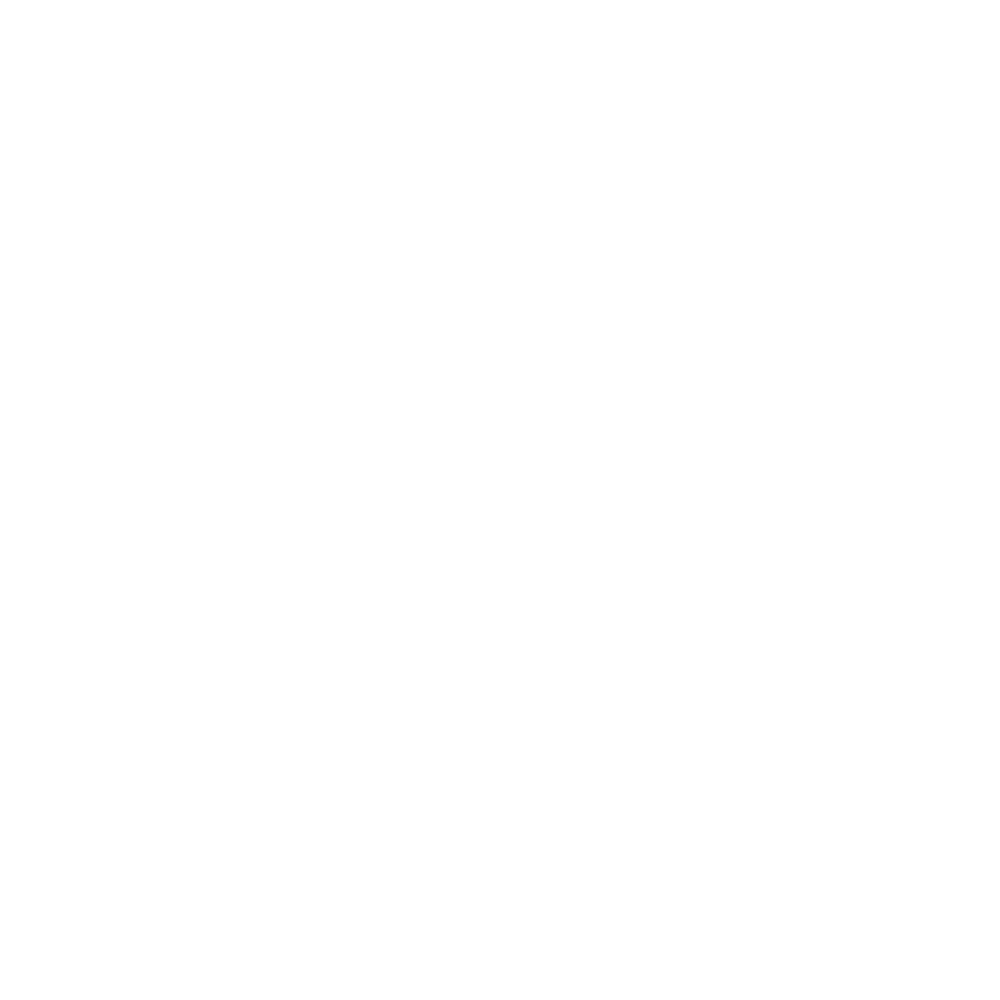
Frame 1 (no input)
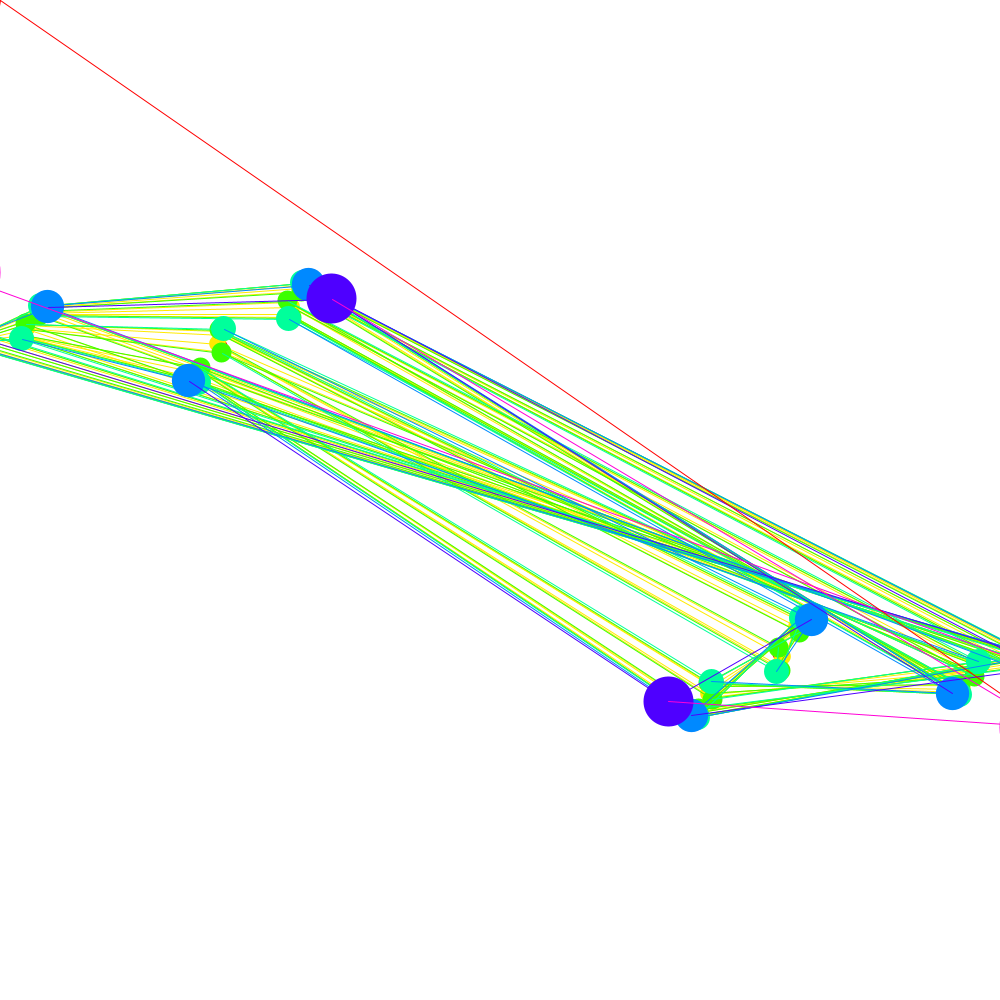
Frame 60 (the mouse pressed at the canvas centre just before this capture)
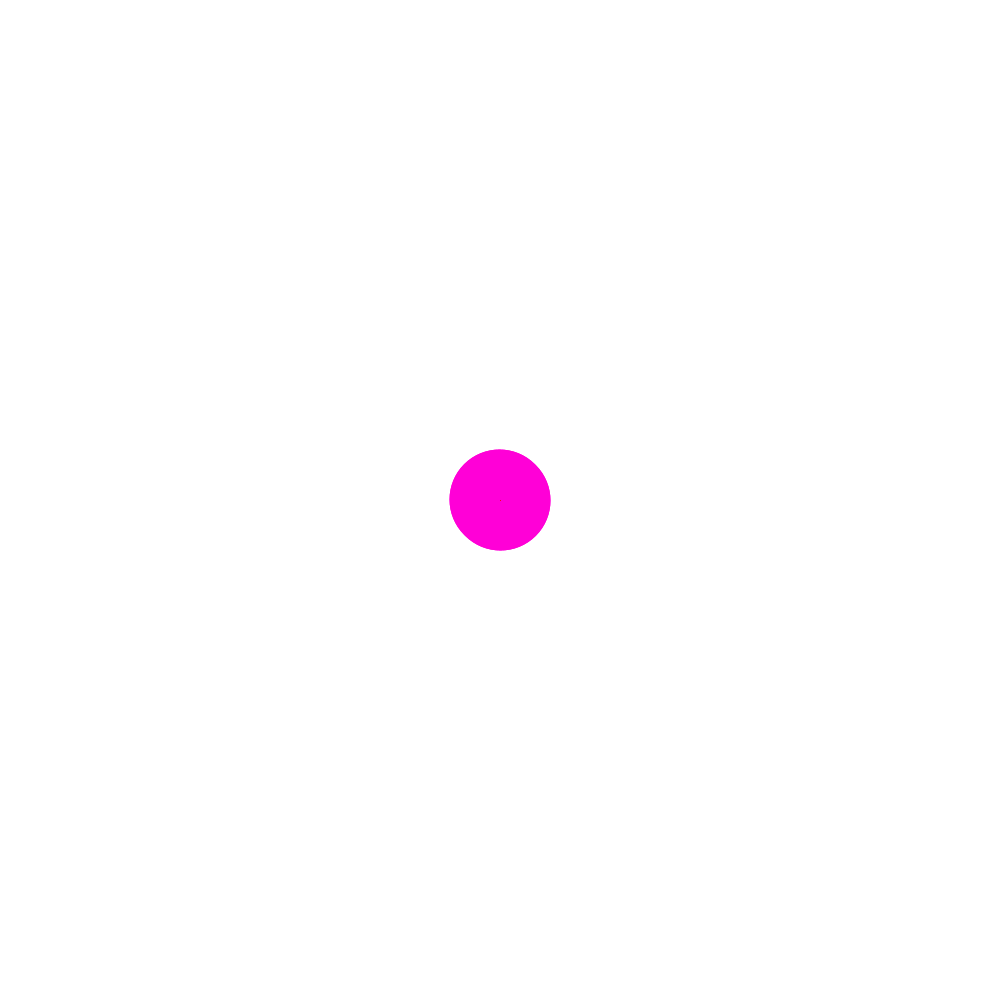
Frame 120 (the mouse held since frame 60 and released just before this capture)

The Processing sketch that drew these frames (run headless with seeded random() and noise(); from frame 60 on, the mouse is pressed at the canvas centre):

// Processing sketch: juliapaths
// ── juliapaths.pde
float pi = 3.14159265358979323846264;
ArrayList<NODE> path = new ArrayList<NODE>(); 
int n = 7;
int t =0;

void setup(){
  size(1000,1000); 
  colorMode(HSB,255,255,255);
  strokeCap(ROUND);
  ellipseMode(CENTER);
}

void draw(){
background(255);
translate(500,500);
scale(-1,-1);

for(int b = path.size()-1; b>-1; b--){
  int g = floor(log(b+1)/log(2));
  stroke(255-255/n*g,255,255); 
  strokeWeight(100/float(g));
  path.get(b).show();
  if(g<log(path.size()+1)/log(2)-1){
    strokeWeight(1);
    line(path.get(b).xcoord(),path.get(b).ycoord(),path.get(2*b+1).xcoord(),path.get(2*b+1).ycoord());
    line(path.get(b).xcoord(),path.get(b).ycoord(),path.get(2*b+2).xcoord(),path.get(2*b+2).ycoord());
  }
}

//float x = 300*sin(float(t)/21);
//float y = 300*sin(float(t)/20);
float x = 500-mouseX;
float y = 500-mouseY;
float ar = sqrt((x*x)+(y*y))/250;
float th = atan2(y,x);
path.clear();
path.add(new NODE(ar,th));
  for(int u=0; u<n; u++){
   int start = twop(u)-1;
   int end = twop(u+1)-1;
   for(int k=start; k<end; k++){
     NODE next = cop(path.get(k));
     next.transl(x/250,y/250);// <----------------Julia seed goes here (minus)
     NODE[] daughters = invsquare(next);
     path.add(daughters[0]);
     path.add(daughters[1]);
   }
 }


t++;
  

}

int twop(int s){
  int q = 1;
  for(int j=0;j<s;j++){
    q *= 2;
  }
  return q;
}

// ── NODE.pde
class NODE{
  float r;
  float theta;
  
  NODE(float tr,float ttheta){
    r = tr;
    theta = ttheta;
  }
  
  float getr(){
    return r;
  }
  
  float gettheta(){
    return theta;
  }
  
  void squareroot(){
    r = sqrt(r);
    theta = theta/2;
  }
  
  void transl(float x, float y){
    float xp = r*cos(theta)+x;
    float yp = r*sin(theta)+y;
    r = sqrt((xp*xp)+(yp*yp));
    theta = atan2(yp,xp);
  }
  
  void show(){
    point(r*250*cos(theta),r*250*sin(theta));
  }
  
  int xcoord(){
    return int(r*250*cos(theta));
  }
  
   int ycoord(){
    return int(r*250*sin(theta));
  }
  
  boolean top(){
    float angle = theta;
    while(angle>2*pi){
      angle = angle-2*pi;
    }
    if(angle<0 || angle>pi){
      return false;
    }
    
    else{
      return true;
    }
  }
 
}

NODE[] invsquare(NODE A){
  NODE[] B = new NODE[2];
  float newr = sqrt(A.getr());
  float newth = A.gettheta()/2;
  B[0] = new NODE(newr,newth);
  B[1] = new NODE(newr,newth+pi);
  return B;
}

NODE cop(NODE A){
  float nr = A.getr();
  float ntheta = A.gettheta();
  return new NODE(nr, ntheta);
}
